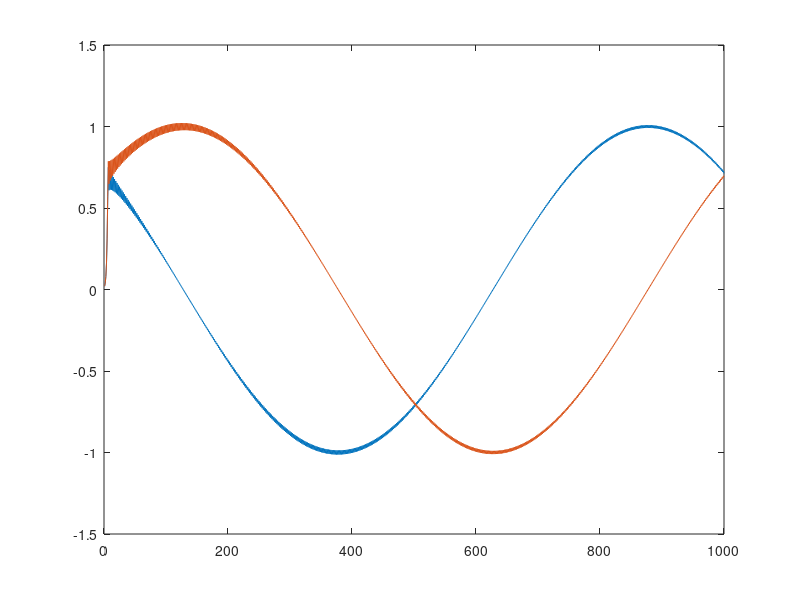

The MATLAB source for this figure:


x = []
y = []

sigma = 1.0
r = 1.0
omega = 1/1000

u = 0.01
v = 0.01

for i = 1:1000
  du = sigma * (r^2 - u^2 - v^2) * u - 2 * pi * omega * v
  dv = sigma * (r^2 - u^2 - v^2) * v + 2 * pi * omega * u
  u = u + du
  v = v + dv

  x(i) = u
  y(i) = v
endfor

plot(x, "", y);
#plot(y);
#plot(x, y, 'o-r');

